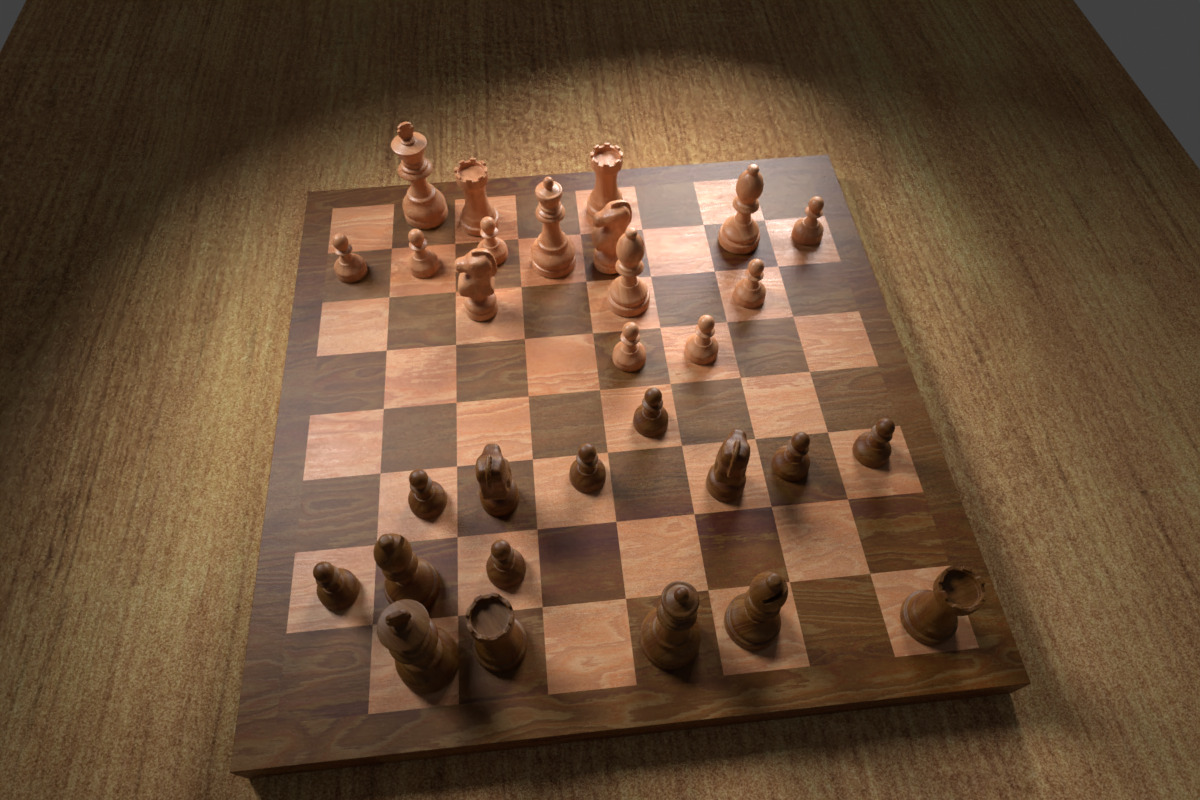
#> input picture chess_board.jpeg, 1200 x 800 px
$ jupyter execute version1.ipynb   (older library calls are emulated)
#> lines starting #> are read from the running program, lines starting #| are printed output that depends on the picture; after the words box and inside, x2 and y2 are one past the last pixel; in counts of white or black regions, pixels touching at a corner belong together
#> in preprocess_image, img is the input picture: shape (800, 1200, 3); mean B, G, R 54.8, 77.9, 104.2
[cell 1]
import cv2
import numpy as np
import matplotlib.pyplot as plt
from sklearn.cluster import AgglomerativeClustering, DBSCAN
from scipy.spatial.distance import cdist
import math

[cell 2]
def show_image(image, title=None):
    """
    Display an image in a Jupyter notebook with an optional title.

    Parameters:
        image (numpy.ndarray or PIL.Image): The image to display.
        title (str, optional): The title of the image.
    """
    plt.figure(figsize=(6, 6))

    if image.ndim == 2:  # Grayscale
        plt.imshow(image, cmap='gray')
    elif image.ndim == 3 and image.shape[2] == 3:  # RGB
        plt.imshow(image)
    else:
        raise ValueError("Image must be either RGB (H, W, 3) or grayscale (H, W).")

    if title:
        plt.title(title, fontsize=14)
    plt.axis('off')
    plt.show()

[cell 3]
def preprocess_image(image_path):
    """Load and preprocess the input image
    Reads the image from file
    Converts from BGR (OpenCV format) to RGB (matplotlib format)
    Converts to grayscale for edge detection
    Returns: Original image, RGB version, and grayscale version
    """
    img = cv2.imread(image_path)
    img_rgb = cv2.cvtColor(img, cv2.COLOR_BGR2RGB)
    gray = cv2.cvtColor(img, cv2.COLOR_BGR2GRAY)
    return img, img_rgb, gray

def detect_edges(gray_img, threshold1=50, threshold2=200):
    """Apply Canny edge detection
    Applies Gaussian blur to reduce noise
    Uses Canny edge detector with two thresholds (50 and 150)
    Returns: Binary image where edges are white pixels"""
    # Apply Gaussian blur to reduce noise
    blurred = cv2.GaussianBlur(gray_img, (5, 5), 0)
    edges = cv2.Canny(blurred, threshold1, threshold2)

    return edges

def dilate_image(image, iterations=1):
    """Apply dilation to the image"""
#> called with iterations = 2
    return cv2.dilate(image, None, iterations=iterations)
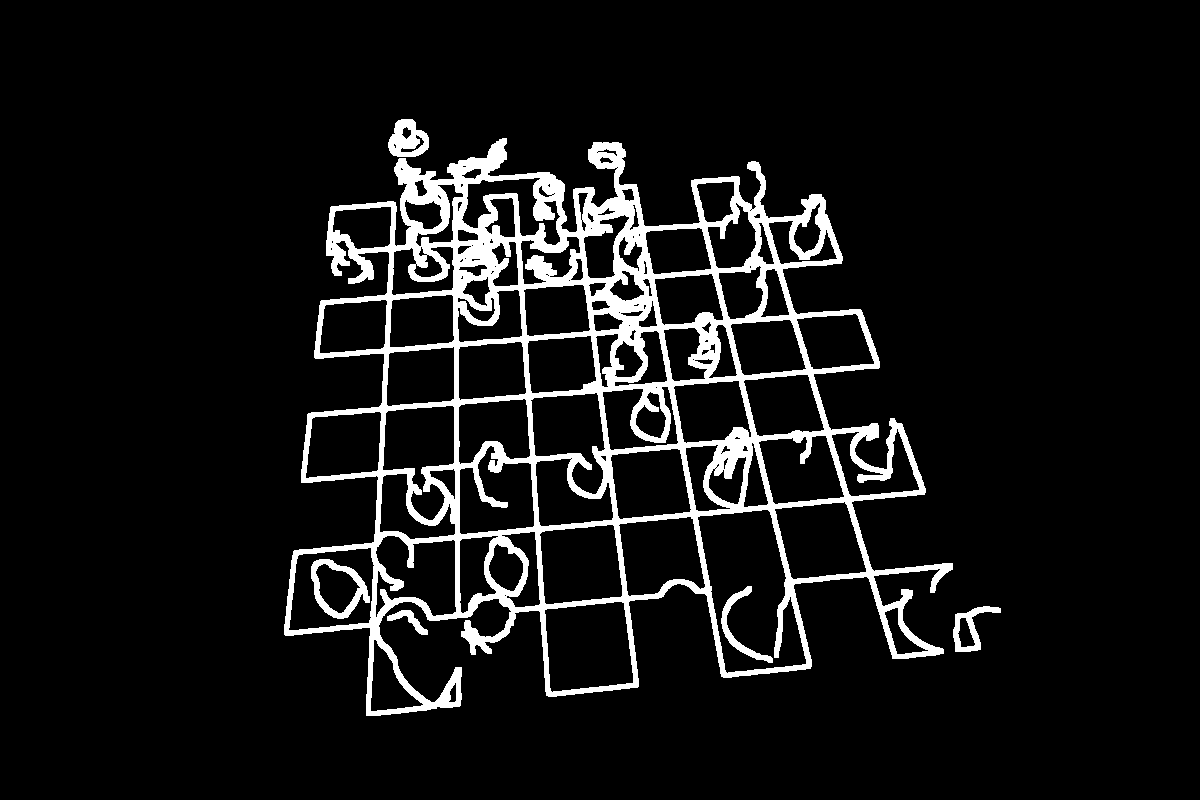
#> returned value: shape (800, 1200); 8.3% white; 6 white regions, box (x1, y1, x2, y2) and area: (284, 138, 953, 716) 75483, (311, 559, 370, 619) 1112, (388, 119, 429, 157) 1018, (953, 606, 1001, 652) 755, (721, 586, 773, 663) 734, (387, 610, 428, 635) 336

def detect_lines(edges, hough_threshold=50, min_line_length=50, max_line_gap=20):
    """Detect lines using Hough Transform
    Uses Probabilistic Hough Transform (HoughLinesP)
    Looks for lines that are at least min_line_length pixels long
    Allows gaps of up to max_line_gap pixels between line segments
    Returns: List of detected line segments
    """
    lines = cv2.HoughLinesP(edges, 1, np.pi/180, threshold=hough_threshold, minLineLength=min_line_length, maxLineGap=max_line_gap)
    return lines

def calculate_line_angle(line):
    """Calculate the angle of a line in degrees
    Purpose: Calculate the orientation of a line
    Takes start and end points of a line
    Computes angle using arctangent function
    Normalizes angle to 0-180 degrees range
    Returns: Angle in degrees"""
    x1, y1, x2, y2 = line[0]
    angle = math.degrees(math.atan2(y2 - y1, x2 - x1))
    return angle % 180

[cell 4]
def show_lines(image, lines, title="Detected Lines", color=(255, 0, 0), thickness=2):
    """
    Display an image with detected lines overlaid.
    Parameters:
        image (np.ndarray): The base image (RGB or grayscale).
        lines (list): Lines returned by HoughLinesP or similar (each line is [[x1, y1, x2, y2]]).
        title (str): Optional title.
        color (tuple): Line color in RGB format.
        thickness (int): Line thickness in pixels.
    """
    # Make sure we have an RGB image for plotting
    if image.ndim == 2:  # grayscale → convert to RGB for color lines
        img_vis = cv2.cvtColor(image, cv2.COLOR_GRAY2RGB)
    else:
        img_vis = image.copy()

    if lines is not None:
        for line in lines:
            x1, y1, x2, y2 = line[0]
            cv2.line(img_vis, (x1, y1), (x2, y2), color, thickness)

    plt.figure(figsize=(6, 6))
    plt.imshow(img_vis)
    plt.title(title)
    plt.axis('off')
    plt.show()

[cell 5]
def cluster_lines(lines):
    """Cluster lines into horizontal and vertical groups using agglomerative clustering
    Separate lines into horizontal and vertical groups
    Calculates angles for all lines
    Uses Agglomerative Clustering to group similar angles
    Determines which cluster is horizontal vs vertical
    Returns: Two lists - horizontal lines and vertical lines
    """
    if lines is None:
        return [], []

    angles = []
    for line in lines:
        angle = calculate_line_angle(line)
        angles.append(angle)

    angles = np.array(angles).reshape(-1, 1)

    # Use agglomerative clustering to separate horizontal and vertical lines
    clustering = AgglomerativeClustering(n_clusters=2, metric='manhattan', linkage='complete')
    cluster_labels = clustering.fit_predict(angles)

    horizontal_lines = []
    vertical_lines = []

    for i, line in enumerate(lines):
        if cluster_labels[i] == 0:
            horizontal_lines.append(line)
        else:
            vertical_lines.append(line)

    # Determine which cluster is horizontal and which is vertical
    if len(horizontal_lines) > 0 and len(vertical_lines) > 0:
        horizontal_angles = [calculate_line_angle(line) for line in horizontal_lines]
        vertical_angles = [calculate_line_angle(line) for line in vertical_lines]

        avg_horizontal = np.mean(horizontal_angles)
        avg_vertical = np.mean(vertical_angles)

        # Horizontal lines should be around 0 or 180 degrees, vertical around 90
        if abs(avg_vertical - 90) < abs(avg_horizontal - 90):
            # Current assignment is correct
            pass
        else:
            # Swap the clusters
            horizontal_lines, vertical_lines = vertical_lines, horizontal_lines

    return horizontal_lines, vertical_lines

[cell 6]
def find_line_intersections(horizontal_lines, vertical_lines):
    """Find intersection points between horizontal and vertical lines"""
    intersections = []

    for h_line in horizontal_lines:
        for v_line in vertical_lines:
            x1, y1, x2, y2 = h_line[0]
            x3, y3, x4, y4 = v_line[0]

            # Calculate intersection point
            denom = (x1 - x2) * (y3 - y4) - (y1 - y2) * (x3 - x4)
            if abs(denom) > 1e-10:  # Avoid division by zero
                px = ((x1*y2 - y1*x2)*(x3-x4) - (x1-x2)*(x3*y4 - y3*x4)) / denom
                py = ((x1*y2 - y1*x2)*(y3-y4) - (y1-y2)*(x3*y4 - y3*x4)) / denom

                # Check if intersection is within reasonable bounds
                if (0 <= px <= 2000 and 0 <= py <= 2000):  # Adjust bounds as needed
                    intersections.append((px, py))

    return intersections

[cell 7]
def compute_homography_ransac(intersections, inlier_threshold=0.1):
    """Compute homography matrix using RANSAC-based approach"""
    if len(intersections) < 4:
        return None, []

    intersections = np.array(intersections)
    best_inliers = []
    best_H = None

    # Try different scale factors as described in the paper
    for sx in range(1, 9):
        for sy in range(1, 9):
            # Randomly sample 4 points that form a rectangle
            if len(intersections) < 4:
                continue

            # Simple implementation: use the first 4 points
            # In a full implementation, you'd use random sampling
            if len(intersections) >= 4:
                src_pts = intersections[:4].astype(np.float32)

                # Create destination points based on scale factors
                dst_pts = np.array([
                    [0, 0],
                    [sx, 0],
                    [sx, sy],
                    [0, sy]
                ], dtype=np.float32)

                # Compute homography
                H, mask = cv2.findHomography(src_pts, dst_pts, cv2.RANSAC, 5.0)

                if H is not None:
                    # Project all points and count inliers
                    projected = cv2.perspectiveTransform(
                        intersections.reshape(-1, 1, 2).astype(np.float32), H)

                    inliers = []
                    for i, (orig, proj) in enumerate(zip(intersections, projected)):
                        x, y = proj[0]
                        rounded_x, rounded_y = round(x), round(y)
                        distance = np.sqrt((x - rounded_x)**2 + (y - rounded_y)**2)

                        if distance < inlier_threshold:
                            inliers.append(i)

                    if len(inliers) > len(best_inliers):
                        best_inliers = inliers
                        best_H = H

    return best_H, best_inliers

[cell 8]
# [42 lines left out: function recover_missing_lines, not called in this run]

[cell 9]
def visualize_results(original_img, edges, lines_img, intersections, warped_img):
    """Visualize the intermediate and final results"""
    fig, axes = plt.subplots(2, 2, figsize=(15, 10))

    # Original image
    axes[0, 0].imshow(original_img)
    axes[0, 0].set_title('Original Image')
    axes[0, 0].axis('off')

    # Edge detection
    axes[0, 1].imshow(edges, cmap='gray')
    axes[0, 1].set_title('Canny Edge Detection')
    axes[0, 1].axis('off')

    # Detected lines and intersections
    axes[1, 0].imshow(lines_img)
    axes[1, 0].set_title('Detected Lines & Intersections')
    axes[1, 0].axis('off')

    # Warped image
    if warped_img is not None:
        axes[1, 1].imshow(warped_img)
        axes[1, 1].set_title('Warped Chessboard')
    else:
        axes[1, 1].text(0.5, 0.5, 'Warping failed', ha='center', va='center',
                        transform=axes[1, 1].transAxes, fontsize=12)
        axes[1, 1].set_title('Warped Chessboard')
    axes[1, 1].axis('off')

    plt.tight_layout()
    plt.show()

def main_board_localization(image_path):
    """Main function for chess board localization"""
    print("Step 1: Loading and preprocessing image...")
    img, img_rgb, gray = preprocess_image(image_path)

    print("Step 2: Edge detection...")
    edges = detect_edges(gray)

    print("Step 3: Line detection...")
    lines = detect_lines(edges)

    if lines is None:
        print("No lines detected! Try adjusting parameters.")
        return None, None, None

    print(f"Detected {len(lines)} lines")

    print("Step 4: Clustering lines into horizontal and vertical...")
    horizontal_lines, vertical_lines = cluster_lines(lines)
    print(f"Horizontal lines: {len(horizontal_lines)}, Vertical lines: {len(vertical_lines)}")

    # Create visualization of detected lines
    lines_img = img_rgb.copy()
    for line in horizontal_lines:
        x1, y1, x2, y2 = line[0]
        cv2.line(lines_img, (x1, y1), (x2, y2), (255, 0, 0), 2)
    for line in vertical_lines:
        x1, y1, x2, y2 = line[0]
        cv2.line(lines_img, (x1, y1), (x2, y2), (0, 255, 0), 2)

    print("Step 5: Finding line intersections...")
    intersections = find_line_intersections(horizontal_lines, vertical_lines)
    print(f"Found {len(intersections)} intersections")

    # Mark intersections on the image
    for px, py in intersections:
        cv2.circle(lines_img, (int(px), int(py)), 5, (0, 0, 255), -1)

    print("Step 6: Computing homography with RANSAC...")
    H, inliers = compute_homography_ransac(intersections)

    warped_img = None
    if H is not None:
        print("Homography matrix computed successfully!")
        print(f"Found {len(inliers)} inlier points")

        # Warp the image using the homography
        height, width = img_rgb.shape[:2]
        warped_img = cv2.warpPerspective(img_rgb, H, (width, height))

        print("Step 7: Recovering missing lines if needed...")
        # This is a simplified version - in practice you'd analyze the warped image
        # to find the exact chessboard boundaries

    else:
        print("Failed to compute homography matrix")

    print("Step 8: Visualizing results...")
    visualize_results(img_rgb, edges, lines_img, intersections, warped_img)

    return H, warped_img, intersections

[cell 10]
image_path = "chess_board.jpeg"

try:
    img, img_rgb, gray = preprocess_image(image_path)
    show_image(gray, title="Grayscale Image")
    edges = detect_edges(gray,threshold1=10, threshold2=200)
    show_image(edges, title="Canny edges Image")
    edges = dilate_image(edges, iterations=2)
    show_image(edges, title="dilated Image")
    lines = detect_lines(edges, hough_threshold=50, min_line_length=150, max_line_gap=10)
#> in detect_lines, `lines = cv2.HoughLinesP(edges, 1, np.pi/180, threshold=hough_threshold..`: lines = 79 rows, first 6: [366, 715, 393, 201], [635, 184, 722, 676], [573, 189, 635, 687], [593, 453, 878, 428], [514, 193, 549, 696], [692, 180, 811, 661]
    show_lines(img_rgb, lines, title="Detected Lines")
#> the loop in show_lines, `for line in lines:` made 79 passes
    #otsu


    H, warped_img, intersections = main_board_localization(image_path)
#> in detect_lines (call 2), `lines = cv2.HoughLinesP(edges, 1, np.pi/180, threshold=hough_threshold..`: lines = 63 rows, first 6: [375, 562, 394, 208], [310, 415, 877, 365], [575, 191, 636, 684], [303, 480, 626, 451], [522, 311, 548, 693], [595, 452, 900, 426]
#| Detected 63 lines
#> the loop in cluster_lines, `for line in lines:` made 63 passes
#> (x1 in calculate_line_angle, y1 in calculate_line_angle, x2 in calculate_line_angle, y2 in calculate_line_angle, angle) on passes 1 to 8: (375, 562, 394, 208, 93.07), (310, 415, 877, 365, 175), (575, 191, 636, 684, 82.95), (303, 480, 626, 451, 174.9), (522, 311, 548, 693, 86.11), (595, 452, 900, 426, 175.1), (787, 582, 950, 565, 174), (317, 356, 638, 328, 175)
#> after the loop in cluster_lines, `for line in lines:`: angles = 63 values, max 178.3 at index 45, min 29.99 at index 50, mean 124.5
#> in cluster_lines, `cluster_labels = clustering.fit_predict(angles)`: cluster_labels = 63 values, max 1 at index 1, min 0 at index 0, mean 0.508
#> the loop in cluster_lines, `for i, line in enumerate(lines):` made 63 passes
#> after the loop in cluster_lines, `for i, line in enumerate(lines):`: horizontal_lines = 31 items, first 6: [[375, 562, 394, 208]], [[575, 191, 636, 684]], [[522, 311, 548, 693]], [[786, 295, 871, 574]], [[457, 604, 457, 443]], [[635, 189, 681, 447]]; vertical_lines = 32 items, first 6: [[310, 415, 877, 365]], [[303, 480, 626, 451]], [[595, 452, 900, 426]], [[787, 582, 950, 565]], [[317, 356, 638, 328]], [[560, 336, 856, 311]]
#> in cluster_lines, `horizontal_angles = [calculate_line_angle(line) for line in horizontal..`: horizontal_angles = 31 values, max 96.67 at index 21, min 29.99 at index 24, mean 74.03
#> in cluster_lines, `vertical_angles = [calculate_line_angle(line) for line in vertical_lin..`: vertical_angles = 32 values, max 178.3 at index 24, min 132.1 at index 30, mean 173.3
#> in cluster_lines, `avg_horizontal = np.mean(horizontal_angles)`: avg_horizontal = 74.03
#> in cluster_lines, `avg_vertical = np.mean(vertical_angles)`: avg_vertical = 173.3
#> in cluster_lines, `horizontal_lines, vertical_lines = vertical_lines, horizontal_lines`: horizontal_lines has the same summary as vertical_lines; vertical_lines has the same summary as horizontal_lines
#> in main_board_localization, `horizontal_lines, vertical_lines = cluster_lines(lines)`: horizontal_lines has the same summary as vertical_lines in cluster_lines; vertical_lines has the same summary as horizontal_lines in cluster_lines
#| Horizontal lines: 32, Vertical lines: 31
#> the loop in main_board_localization, `for line in horizontal_lines:` made 32 passes
#> the loop in main_board_localization, `for line in vertical_lines:` made 31 passes
#> after the loop in main_board_localization, `for line in vertical_lines:`:
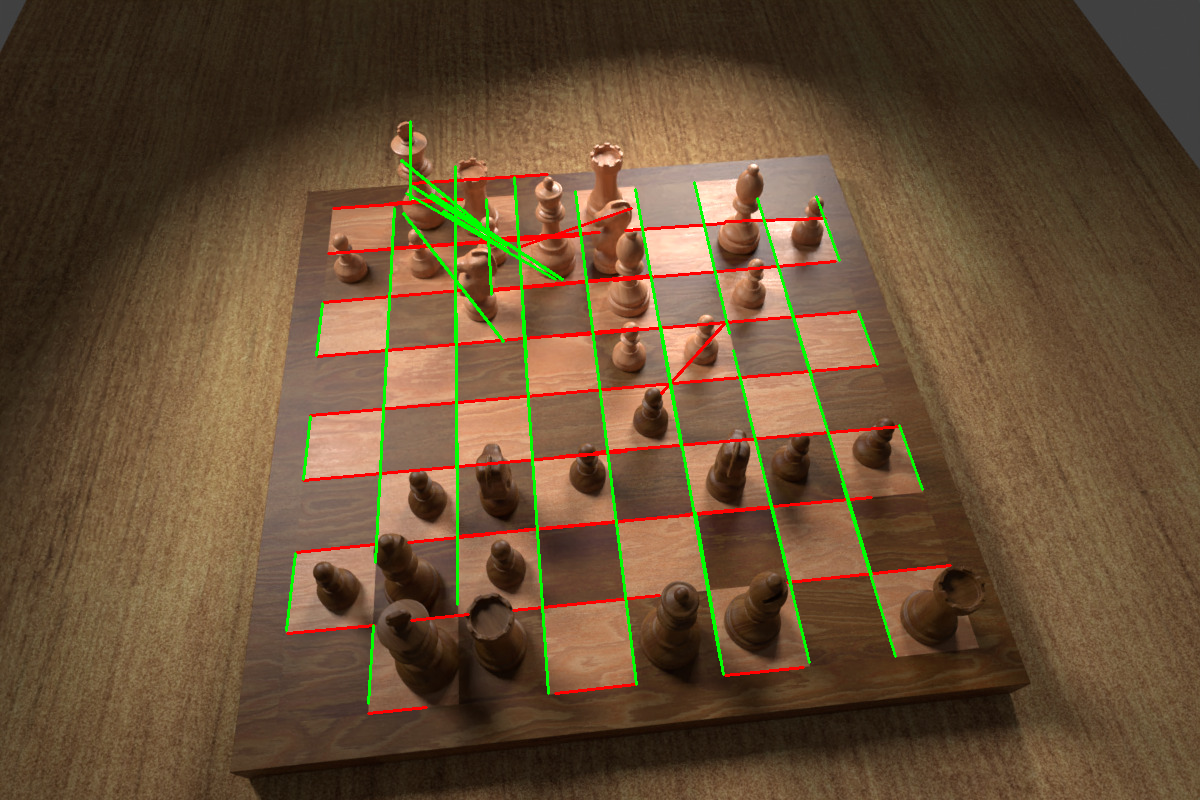
#> lines_img: shape (800, 1200, 3); mean R, G, B 103.3, 78.5, 52.3
#> the loop in find_line_intersections, `for h_line in horizontal_lines:` made 32 passes
#| Found 992 intersections
#> the loop in main_board_localization, `for px, py in intersections:` made 992 passes
#> (px, py) on passes 1 to 3: (383.2, 408.5), (599.6, 389.5), (527.8, 395.8)
#| Found 31 inlier points
#> in main_board_localization, `warped_img = cv2.warpPerspective(img_rgb, H, (width, height))`:
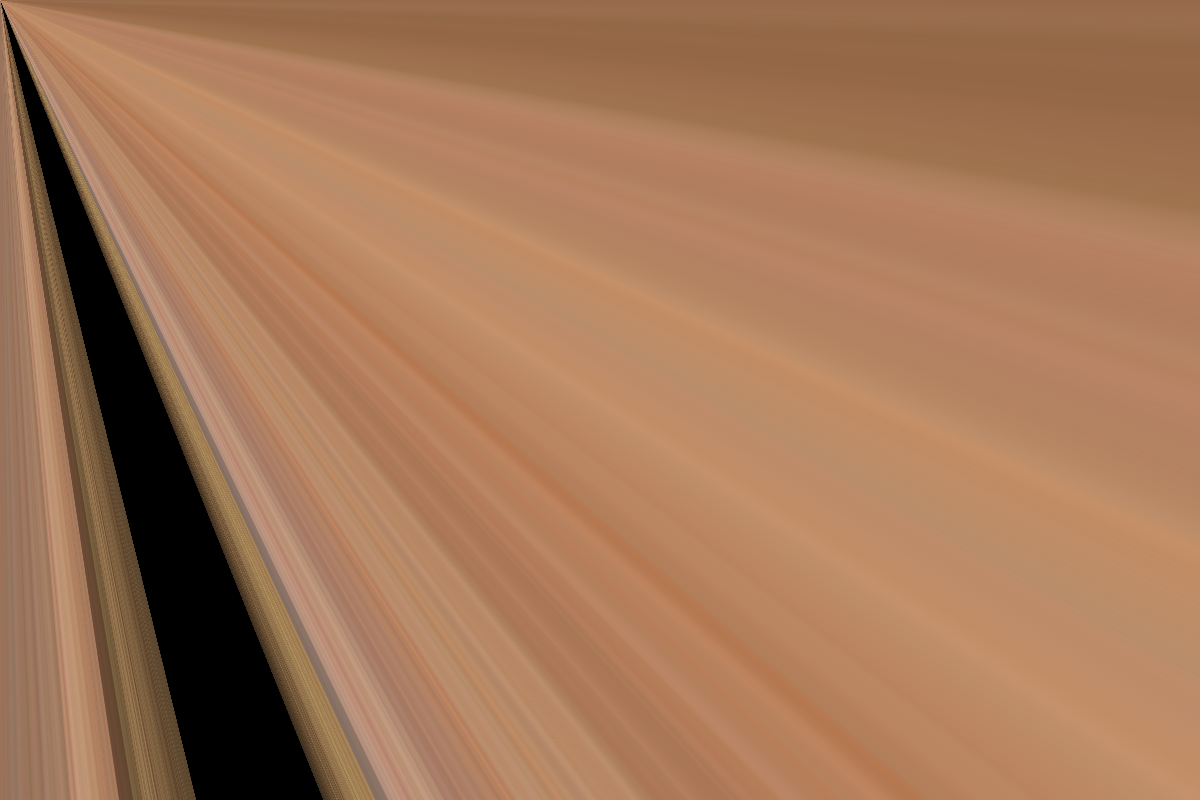
#> warped_img: shape (800, 1200, 3); mean R, G, B 165.2, 120.2, 88.5
    if H is not None:
        print("\nHomography Matrix:")
        print(H)
#| [[ 2.04267658e-05  2.31639645e-04 -1.02462747e-01]
#|  [ 3.81004934e-05  4.32060008e-04 -1.91116049e-01]
#|  [-1.99358090e-04 -2.26072040e-03  1.00000000e+00]]
        print(f"\nChessboard localization completed successfully!")
        print(f"Found {len(intersections)} intersection points")
#| Found 992 intersection points
    else:
        print("\nChessboard localization failed. Try adjusting parameters or using a different image.")

except Exception as e:
    print(f"Error: {e}")
    print("Make sure the image path is correct and the image contains a clear chessboard.")
